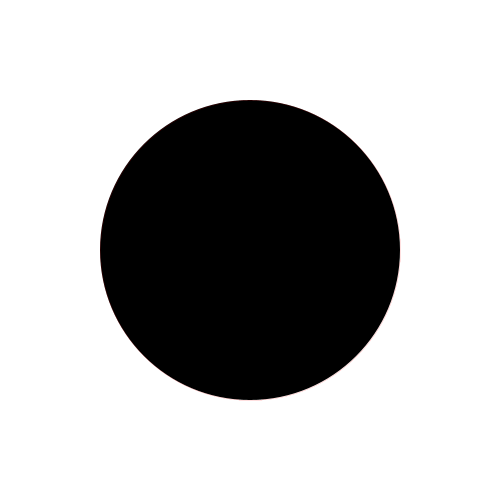
Frame 1 (no input)
Frame 60 (the mouse pressed at the canvas centre just before this capture): identical to frame 1, image omitted
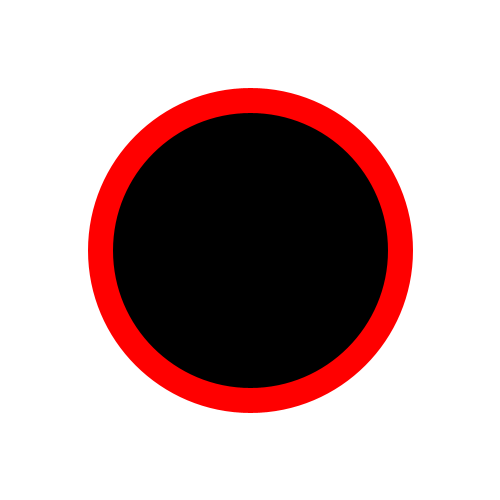
Frame 120 (the mouse held since frame 60 and released just before this capture)

The Processing sketch that drew these frames (run headless with seeded random() and noise(); from frame 60 on, the mouse is pressed at the canvas centre):

// Processing sketch: using_variable
// ── using_variable.pde
color black = #000000;
color white = #ffffff;
color red=#ff0000;

void setup(){
  size(500, 500);
}


void draw(){
 background(white);
 fill(black);
 stroke(red);
 strokeWeight(mouseX/10);
  
 ellipse(width/2,height/2,300,300);  
}

// beware of preset variable
